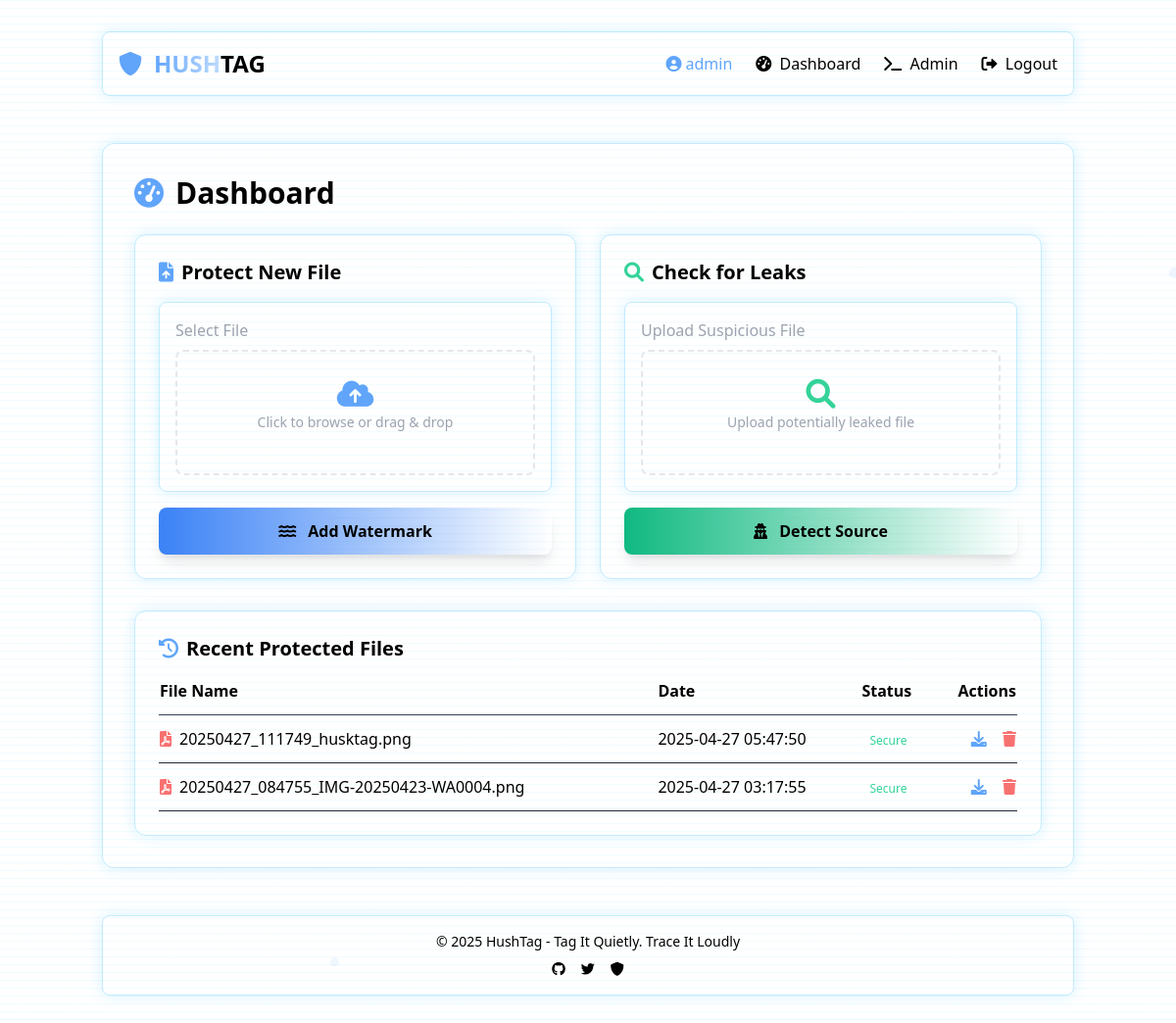
The app's page /dashboard (signed in) with its own data.
### tables this page shows
CREATE TABLE files (
                id INTEGER PRIMARY KEY AUTOINCREMENT,
                user_id INTEGER NOT NULL,
                original_name TEXT NOT NULL,
                watermarked_name TEXT NOT NULL,
                watermark TEXT NOT NULL,
                uploaded_at TIMESTAMP DEFAULT CURRENT_TIMESTAMP,
                FOREIGN KEY (user_id) REFERENCES users (id)
            );

### app/routes/main.py (the view)
@main_bp.route("/dashboard")
@login_required
def dashboard():
    user_files = get_user_files(session["user_id"])
    return render_template("dashboard.html", files=user_files)

### app/__init__.py (called while the page is built)
def create_app():
    app = Flask(__name__, template_folder="../templates", static_folder="../static")
    app.config.from_object("config")
    init_db(app)
    from .routes.auth import auth_bp
    from .routes.main import main_bp
    from .routes.api import api_bp
    from .routes.admin import admin_bp
    app.register_blueprint(auth_bp)
    app.register_blueprint(main_bp)
    app.register_blueprint(api_bp, url_prefix="/api")
    app.register_blueprint(admin_bp, url_prefix="/admin")
    @app.context_processor
    def inject_user():
        return dict(current_user=current_user)
    return app

### app/db.py (called while the page is built)
def get_db():
    if "db" not in g:
        g.db = sqlite3.connect(Config.DATABASE)
        g.db.row_factory = sqlite3.Row
    return g.db

def get_user_files(user_id):
    db = get_db()
    return db.execute(
        "SELECT id, original_name, watermarked_name, uploaded_at FROM files WHERE user_id = ? ORDER BY uploaded_at DESC",
        (user_id,),
    ).fetchall()

### app/utils.py (called while the page is built)
def login_required(f):
    @wraps(f)
    def decorated_function(*args, **kwargs):
        if "user_id" not in session:
            flash("Please log in to access this page.", "warning")
            return redirect(url_for("auth.login"))
        return f(*args, **kwargs)
    return decorated_function

### templates/dashboard.html (shortened to what this page needs)
{% extends "base.html" %} {% block content %}
<div>
  <h2 class="text-3xl font-bold mb-6 flex items-center">
    <i class="fas fa-tachometer-alt text-blue-400 mr-3"></i>
    <span>Dashboard</span>
  </h2>
  <div class="grid grid-cols-1 lg:grid-cols-2 gap-6">
    <div class="cyber-border rounded-xl p-6">
      <h3 class="text-xl font-semibold mb-4 flex items-center">
        <i class="fas fa-file-upload text-blue-400 mr-2"></i>
        Protect New File
      </h3>
      <form
        method="POST"
        action="{{ url_for('main.upload_file') }}"
        enctype="multipart/form-data"
        class="space-y-4"
      >
        <div class="cyber-border rounded-lg p-4">
          <label class="block text-gray-400 mb-2">Select File</label>
          <div class="flex items-center justify-center w-full">
            <label
              class="flex flex-col w-full h-32 border-2 border-dashed border-blue-400/30 hover:border-blue-400/50 transition-all rounded-lg cursor-pointer"
            >
              <div class="flex flex-col items-center justify-center pt-7">
                <i class="fas fa-cloud-upload-alt text-blue-400 text-3xl"></i>
                <p class="pt-1 text-sm text-gray-400">
                  Click to browse or drag & drop
                </p>
              </div>
            </label>
          </div>
        </div>
        <button
          type="submit"
          class="w-full bg-gradient-to-r from-blue-500 to-cyan-400 hover:from-blue-600 hover:to-cyan-500 text-black font-bold py-3 px-4 rounded-lg transition-all transform hover:scale-[1.02] shadow-lg shadow-blue-500/20"
        >
          <i class="fas fa-water mr-2"></i> Add Watermark
        </button>
      </form>
    </div>
    <div class="cyber-border rounded-xl p-6">
      <h3 class="text-xl font-semibold mb-4 flex items-center">
        <i class="fas fa-search text-green-400 mr-2"></i>
        Check for Leaks
      </h3>
      <form
        method="POST"
        action="{{ url_for('main.detect_leak') }}"
        enctype="multipart/form-data"
        class="space-y-4"
      >
        <div class="cyber-border rounded-lg p-4">
          <label class="block text-gray-400 mb-2">Upload Suspicious File</label>
          <div class="flex items-center justify-center w-full">
            <label
              class="flex flex-col w-full h-32 border-2 border-dashed border-green-400/30 hover:border-green-400/50 transition-all rounded-lg cursor-pointer"
            >
              <div class="flex flex-col items-center justify-center pt-7">
                <i class="fas fa-search text-green-400 text-3xl"></i>
                <p class="pt-1 text-sm text-gray-400">
                  Upload potentially leaked file
                </p>
              </div>
            </label>
          </div>
        </div>
        <button
          type="submit"
          class="w-full bg-gradient-to-r from-green-500 to-teal-400 hover:from-green-600 hover:to-teal-500 text-black font-bold py-3 px-4 rounded-lg transition-all transform hover:scale-[1.02] shadow-lg shadow-green-500/20"
        >
          <i class="fas fa-user-secret mr-2"></i> Detect Source
        </button>
      </form>
    </div>
  </div>
  <div class="mt-8 cyber-border rounded-xl p-6">
    <h3 class="text-xl font-semibold mb-4 flex items-center">
      <i class="fas fa-history text-blue-400 mr-2"></i>
      Recent Protected Files
    </h3>
    <div class="overflow-x-auto">
      <table class="w-full">
        <thead>
          <tr class="text-left border-b border-gray-700">
            <th class="pb-3">File Name</th>
            <th class="pb-3">Date</th>
            <th class="pb-3">Status</th>
            <th class="pb-3 text-right">Actions</th>
          </tr>
        </thead>
        <tbody>
          {% for file in files %}
          <tr
            class="border-b border-gray-800 hover:bg-gray-800/50 transition-colors"
          >
            <td class="py-3">
              <div class="flex items-center">
                <i class="fas fa-file-pdf text-red-400 mr-2"></i>
                <span>{{ file['original_name'] }}</span>
              </div>
            </td>
            <td>{{ file['uploaded_at'] }}</td>
            <td>
              <span
                class="px-2 py-1 bg-green-900/50 text-green-400 rounded-full text-xs"
                >Secure</span
              >
            </td>
            <td class="text-right">
              <a
                href="/uploads/{{ file['watermarked_name'] }}"
                class="text-blue-400 hover:text-blue-300 mr-3"
              >
                <i class="fas fa-download"></i>
              </a>
              <a
                href="/delete/{{ file['watermarked_name'] }}"
                class="text-red-400 hover:text-red-300"
              >
                <i class="fas fa-trash"></i>
              </a>
            </td>
          </tr>
          {% endfor %}
        </tbody>
      </table>
    </div>
  </div>
</div>
{% endblock %}

### templates/base.html (style rules this page uses)
.cyber-gradient { background: linear-gradient( 135deg, #0f172a 0%, #1e293b 50%, #0f172a 100% ); }
.cyber-border { border: 1px solid rgba(56, 189, 248, 0.3); box-shadow: 0 0 15px rgba(56, 189, 248, 0.2); }
.scanline { background: linear-gradient( to bottom, transparent 0%, rgba(56, 189, 248, 0.1) 10%, transparent 20% ); background-size: 100% 8px; animation: scanline 8s linear infinite; }

### records on screen
files: original_name "20250427_111749_husktag.png", uploaded_at "2025-04-27 05:47:50"
files: original_name "20250427_084755_IMG-20250423-WA0004.png", uploaded_at "2025-04-27 03:17:55"

### other values on screen
{{ session['username'] }} "admin"
